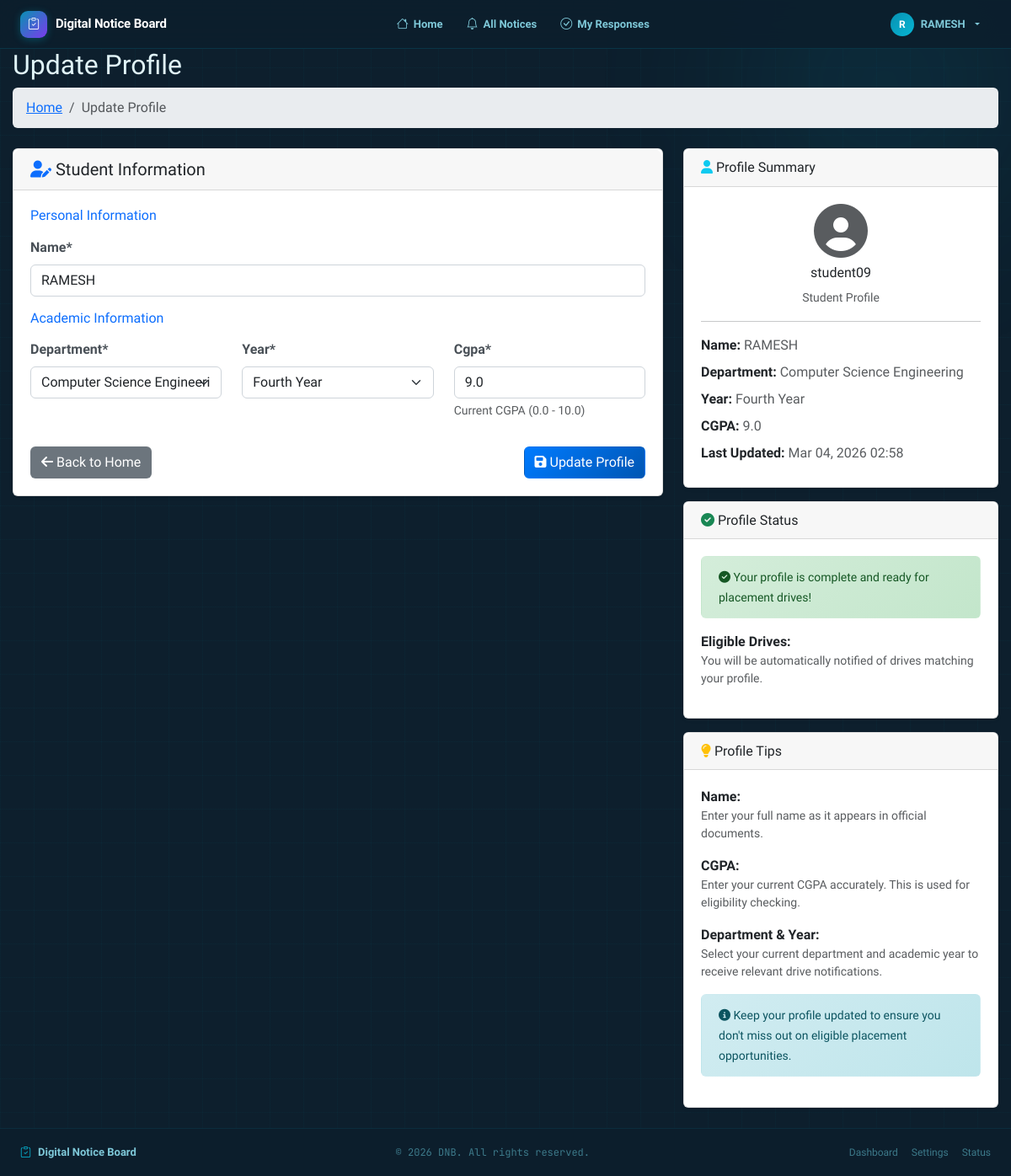
/student/profile/update/ (signed in), run on the app's committed database.
### student_app/models.py (models this page shows, shortened)
class StudentProfile(models.Model):
    DEPARTMENT_CHOICES = [
        ('CSE', 'Computer Science Engineering'),
        ('IT', 'Information Technology'),
        ('ECE', 'Electronics and Communication Engineering'),
        ('EEE', 'Electrical and Electronics Engineering'),
        ('MECH', 'Mechanical Engineering'),
        ('CIVIL', 'Civil Engineering'),
        ('CHEM', 'Chemical Engineering'),
        ('AERO', 'Aeronautical Engineering'),
    ]
    YEAR_CHOICES = [
        ('1', 'First Year'),
        ('2', 'Second Year'),
        ('3', 'Third Year'),
        ('4', 'Fourth Year'),
    ]
    user = models.OneToOneField(User, on_delete=models.CASCADE)
    name = models.CharField(max_length=100)
    email = models.EmailField(unique=True, help_text="Email address for notifications and password reset")
    phone = models.CharField(max_length=15, blank=True, null=True, help_text="Contact phone number")
    roll_number = models.CharField(max_length=20, unique=True, help_text="Student roll number")
    department = models.CharField(max_length=10, choices=DEPARTMENT_CHOICES)
    year = models.CharField(max_length=1, choices=YEAR_CHOICES)
    cgpa = models.FloatField(
        validators=[MinValueValidator(0.0), MaxValueValidator(10.0)],
        help_text="Current CGPA (0.0 - 10.0)"
    )
    is_approved = models.BooleanField(default=False, help_text="Admin approval status")
    approved_by = models.ForeignKey(User, on_delete=models.SET_NULL, null=True, blank=True, related_name='approved_students')
    approved_at = models.DateTimeField(null=True, blank=True)
    created_at = models.DateTimeField(auto_now_add=True)
    updated_at = models.DateTimeField(auto_now=True)
    class Meta:
        verbose_name = "Student Profile"
        verbose_name_plural = "Student Profiles"
        ordering = ['name']

### student_app/views.py (the view)
# urls.py: path('profile/update/', views.profile_update, name='profile_update'),
@login_required
def profile_update(request):
    if not is_student(request.user):
        return redirect('login')
    student_profile = request.user.studentprofile
    if request.method == 'POST':
        form = StudentProfileUpdateForm(request.POST, instance=student_profile)
        if form.is_valid():
            changed_data = {}
            current_data = {}
            for field in form.changed_data:
                changed_data[field] = form.cleaned_data[field]
                current_data[field] = getattr(student_profile, field)
            if changed_data:
                reason = request.POST.get('reason', '')
                change_request = StudentProfileChangeRequest.objects.create(
                    student=request.user,
                    requested_changes=changed_data,
                    current_data=current_data,
                    reason=reason
                )
                messages.success(
                    request,
                    'Your profile change request has been submitted for admin approval. '
                    'You will be notified once it is reviewed.'
                )
                return redirect('student:profile_update')
            else:
                messages.info(request, 'No changes were made to your profile.')
                return redirect('student:profile_update')
    else:
        form = StudentProfileUpdateForm(instance=student_profile)
    pending_requests = StudentProfileChangeRequest.objects.filter(
        student=request.user,
        status='pending'
    ).order_by('-requested_at')
    recent_requests = StudentProfileChangeRequest.objects.filter(
        student=request.user
    ).order_by('-requested_at')[:5]
    context = {
        'form': form,
        'pending_requests': pending_requests,
        'recent_requests': recent_requests,
    }
    return render(request, 'student/profile_update.html', context)

### templates/student/profile_update.html (shortened to what this page needs)
{% extends 'base.html' %}
{% load static %}
{% load crispy_forms_tags %}
{% block content %}
<div class="container-fluid">
    <div class="row">
        <div class="col-12">
            <div class="mb-4">
                <h2>Update Profile</h2>
                <nav aria-label="breadcrumb">
                    <ol class="breadcrumb">
                        <li class="breadcrumb-item"><a href="{% url 'student:home' %}">Home</a></li>
                        <li class="breadcrumb-item active">Update Profile</li>
                    </ol>
                </nav>
            </div>
            <div class="row">
                <div class="col-lg-8">
                    <div class="card">
                        <div class="card-header">
                            <h5 class="card-title mb-0">
                                <i class="fas fa-user-edit text-primary"></i> Student Information
                            </h5>
                        </div>
                        <div class="card-body">
                            <form method="post">
                                <h6 class="mb-3 text-primary">Personal Information</h6>
                                <div class="mb-3">
                                    {{ form.name|as_crispy_field }}
                                </div>
                                <h6 class="mb-3 text-primary">Academic Information</h6>
                                <div class="row mb-3">
                                    <div class="col-md-4">
                                        {{ form.department|as_crispy_field }}
                                    </div>
                                    <div class="col-md-4">
                                        {{ form.year|as_crispy_field }}
                                    </div>
                                    <div class="col-md-4">
                                        {{ form.cgpa|as_crispy_field }}
                                    </div>
                                </div>
                                <div class="d-flex justify-content-between">
                                    <a href="{% url 'student:home' %}" class="btn btn-secondary">
                                        <i class="fas fa-arrow-left"></i> Back to Home
                                    </a>
                                    <button type="submit" class="btn btn-primary">
                                        <i class="fas fa-save"></i> Update Profile
                                    </button>
                                </div>
                            </form>
                        </div>
                    </div>
                </div>
                <div class="col-lg-4">
                    <div class="card mb-3">
                        <div class="card-header">
                            <h6 class="card-title mb-0">
                                <i class="fas fa-user text-info"></i> Profile Summary
                            </h6>
                        </div>
                        <div class="card-body">
                            <div class="text-center mb-3">
                                <i class="fas fa-user-circle fa-4x text-muted"></i>
                                <h6 class="mt-2">{{ user.username }}</h6>
                                <small class="text-muted">Student Profile</small>
                            </div>
                            <hr>
                            <div class="mb-2">
                                <strong>Name:</strong>
                                <span class="text-muted">{{ user.studentprofile.name|default:"Not set" }}</span>
                            </div>
                            <div class="mb-2">
                                <strong>Department:</strong>
                                <span class="text-muted">{{ user.studentprofile.get_department_display|default:"Not set" }}</span>
                            </div>
                            <div class="mb-2">
                                <strong>Year:</strong>
                                <span class="text-muted">{{ user.studentprofile.get_year_display|default:"Not set" }}</span>
                            </div>
                            <div class="mb-2">
                                <strong>CGPA:</strong>
                                <span class="text-muted">{{ user.studentprofile.cgpa|default:"Not set" }}</span>
                            </div>
                            <div class="mb-2">
                                <strong>Last Updated:</strong>
                                <span class="text-muted">{{ user.studentprofile.updated_at|date:"M d, Y H:i"|default:"Never" }}</span>
                            </div>
                        </div>
                    </div>
                    <div class="card mb-3">
                        <div class="card-header">
                            <h6 class="card-title mb-0">
                                <i class="fas fa-check-circle text-success"></i> Profile Status
                            </h6>
                        </div>
                        <div class="card-body">
                            {% if user.studentprofile.name and user.studentprofile.department and user.studentprofile.year and user.studentprofile.cgpa %}
                                <div class="alert alert-success">
                                    <small>
                                        <i class="fas fa-check-circle"></i>
                                        Your profile is complete and ready for placement drives!
                                    </small>
                                </div>
                            {% endif %}
                            <div class="mb-3">
                                <strong>Eligible Drives:</strong>
                                <p class="small text-muted">You will be automatically notified of drives matching your profile.</p>
                            </div>
                        </div>
                    </div>
                    <div class="card">
                        <div class="card-header">
                            <h6 class="card-title mb-0">
                                <i class="fas fa-lightbulb text-warning"></i> Profile Tips
                            </h6>
                        </div>
                        <div class="card-body">
                            <div class="mb-3">
                                <strong>Name:</strong>
                                <p class="small text-muted">Enter your full name as it appears in official documents.</p>
                            </div>
                            <div class="mb-3">
                                <strong>CGPA:</strong>
                                <p class="small text-muted">Enter your current CGPA accurately. This is used for eligibility checking.</p>
                            </div>
                            <div class="mb-3">
                                <strong>Department & Year:</strong>
                                <p class="small text-muted">Select your current department and academic year to receive relevant drive notifications.</p>
                            </div>
                            <div class="alert alert-info">
                                <small>
                                    <i class="fas fa-info-circle"></i>
                                    Keep your profile updated to ensure you don't miss out on eligible placement opportunities.
                                </small>
                            </div>
                        </div>
                    </div>
                </div>
            </div>
        </div>
    </div>
</div>
{% endblock %}

### templates/base.html (shortened to what this page needs)
<!DOCTYPE html>
<html lang="en">
<head>
  <link href="https://cdn.jsdelivr.net/npm/bootstrap@5.3.2/dist/css/bootstrap.min.css" rel="stylesheet">
  <link href="https://cdn.jsdelivr.net/npm/bootstrap-icons@1.11.3/font/bootstrap-icons.css" rel="stylesheet">
  <link rel="stylesheet" href="https://cdnjs.cloudflare.com/ajax/libs/font-awesome/6.5.0/css/all.min.css">
  {% load static %}
  <link href="{% static 'css/style.css' %}" rel="stylesheet">
  <link href="{% static 'css/responsive-fixes.css' %}" rel="stylesheet">
</head>
<body>
  <nav class="base-nav">
    <a class="base-nav__brand" href="{% url 'home' %}">
      <div class="base-nav__brand-icon"><i class="bi bi-clipboard-check"></i></div>
      <span class="base-nav__brand-text">Digital Notice Board</span>
    </a>
    <ul class="base-nav__links" id="base-nav-links">
      {% if user.is_authenticated %}
        {% if user.admin_profile or user.is_staff %}
        <li>
          <a class="nav-link" href="{% url 'admin_app:dashboard' %}">
            <i class="bi bi-speedometer2"></i> Dashboard
          </a>
        </li>
        <li class="dropdown">
          <a class="nav-link dropdown-toggle" href="#" role="button"
             data-bs-toggle="dropdown" aria-expanded="false">
            <i class="bi bi-briefcase"></i> Drives
          </a>
          <ul class="dropdown-menu">
            <li>
              <a class="dropdown-item" href="{% url 'admin_app:manage_drives' %}">
                <i class="bi bi-list-ul"></i> Manage Drives
              </a>
            </li>
            <li>
              <a class="dropdown-item" href="{% url 'admin_app:add_drive' %}">
                <i class="bi bi-plus-circle"></i> Add New Drive
              </a>
            </li>
          </ul>
        </li>
        <li class="dropdown">
          <a class="nav-link dropdown-toggle" href="#" role="button"
             data-bs-toggle="dropdown" aria-expanded="false">
            <i class="bi bi-people"></i> Users
          </a>
          <ul class="dropdown-menu">
            <li>
              <a class="dropdown-item" href="{% url 'admin_app:manage_students' %}">
                <i class="bi bi-mortarboard"></i> Manage Students
              </a>
            </li>
            <li>
              <a class="dropdown-item" href="{% url 'admin_app:manage_admins' %}">
                <i class="bi bi-shield-lock"></i> Manage Admins
              </a>
            </li>
            <li><hr class="dropdown-divider"></li>
            <li>
              <a class="dropdown-item" href="{% url 'admin_app:profile_change_requests' %}">
                <i class="bi bi-pencil-square"></i> Profile Requests
              </a>
            </li>
          </ul>
        </li>
        {% elif user.studentprofile %}
        <li>
          <a class="nav-link" href="{% url 'student:home' %}">
            <i class="bi bi-house"></i> Home
          </a>
        </li>
        <li>
          <a class="nav-link" href="{% url 'student:notices' %}">
            <i class="bi bi-bell"></i> All Notices
          </a>
        </li>
        <li>
          <a class="nav-link" href="{% url 'student:my_responses' %}">
            <i class="bi bi-check-circle"></i> My Responses
          </a>
        </li>
        {% endif %}
      {% endif %}
    </ul>
    <div class="base-nav__right">
      {% if user.is_authenticated %}
      <div class="dropdown">
        <button class="base-nav__user dropdown-toggle" data-bs-toggle="dropdown" aria-expanded="false">
          <div class="base-nav__user-av">
            {% if user.admin_profile %}{{ user.admin_profile.name|first|upper }}
            {% elif user.studentprofile %}{{ user.studentprofile.name|first|upper }}
            {% else %}{{ user.username|first|upper }}{% endif %}
          </div>
          {% if user.admin_profile %}{{ user.admin_profile.name }}
          {% elif user.studentprofile %}{{ user.studentprofile.name }}
          {% else %}{{ user.username }}{% endif %}
        </button>
      </div>
      {% else %}
      <a class="base-nav__login" href="{% url 'login' %}">
        <i class="bi bi-box-arrow-in-right"></i> Login
      </a>
      {% endif %}
    </div>
  </nav>
  <main class="base-main">
    {% block content %}{% endblock %}
  </main>
  <footer class="base-footer">
    <div class="base-footer__brand">
      <i class="bi bi-clipboard-check"></i>
      Digital Notice Board
    </div>
    <span class="base-footer__copy">&copy; 2026 DNB. All rights reserved.</span>
    <div class="base-footer__links">
      <a href="{% url 'admin_app:dashboard' %}">Dashboard</a>
      <a href="{% url 'admin_app:system_settings' %}">Settings</a>
      <a href="{% url 'admin_app:system_status' %}">Status</a>
    </div>
  </footer>
  {% load static %}
</body>
</html>

### data on the page
StudentProfile: name "RAMESH", department "Computer Science Engineering", year "Fourth Year", cgpa "9.0"

### other printed values
{{ user.studentprofile.name|first|upper }} "R"
{{ user.studentprofile.name }} "RAMESH"
{{ user.username }} "student09"
{{ user.studentprofile.name|default:"Not set" }} "RAMESH"
{{ user.studentprofile.get_department_display|default:"Not set" }} "Computer Science Engineering"
{{ user.studentprofile.get_year_display|default:"Not set" }} "Fourth Year"
{{ user.studentprofile.cgpa|default:"Not set" }} "9.0"
{{ user.studentprofile.updated_at|date:"M d, Y H:i"|default:"Never" }} "Mar 04, 2026 02:58"
